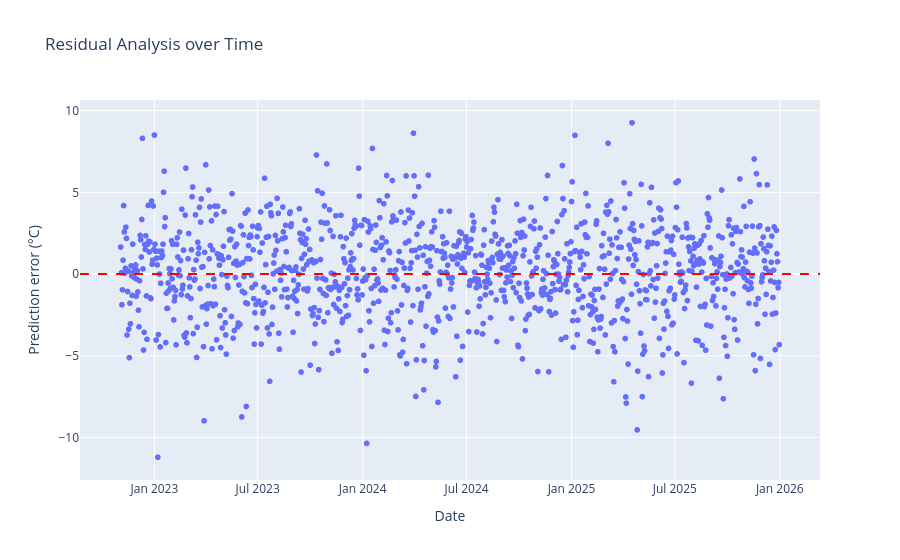

The notebook cell this image was saved under:
### Code cell
fig_residuals = px.scatter(
    plot_df,
    x="Date",
    y="Residuals",
    title="Residual Analysis over Time",
    labels={"Residuals": "Prediction error (°C)"},
)
fig_residuals.add_hline(y=0, line_dash="dash", line_color="red")
fig_residuals.update_layout(hovermode="x unified")
fig_residuals.show()

### Figure 1 — Plotly figure (JSON) as saved in the notebook; plotly's stock layout.template omitted (floating-point values rounded to 4 significant figures; data arrays with more than 128 entries replaced by an {"elided": "..."} marker saying what was removed)
{"data": [{"hovertemplate": "Date=%{x}<br>Prediction error (°C)=%{y}<extra></extra>", "legendgroup": "", "marker": {"color": "#636efa", "symbol": "circle"}, "mode": "markers", "name": "", "showlegend": false, "type": "scattergl", "x": {"elided": "1155 str values"}, "xaxis": "x", "y": {"elided": "1155 float values"}, "yaxis": "y"}], "layout": {"hovermode": "x unified", "legend": {"tracegroupgap": 0}, "shapes": [{"line": {"color": "red", "dash": "dash"}, "type": "line", "x0": 0, "x1": 1, "xref": "x domain", "y0": 0, "y1": 0, "yref": "y"}], "title": {"text": "Residual Analysis over Time"}, "xaxis": {"anchor": "y", "domain": [0, 1], "title": {"text": "Date"}}, "yaxis": {"anchor": "x", "domain": [0, 1], "title": {"text": "Prediction error (°C)"}}}}
